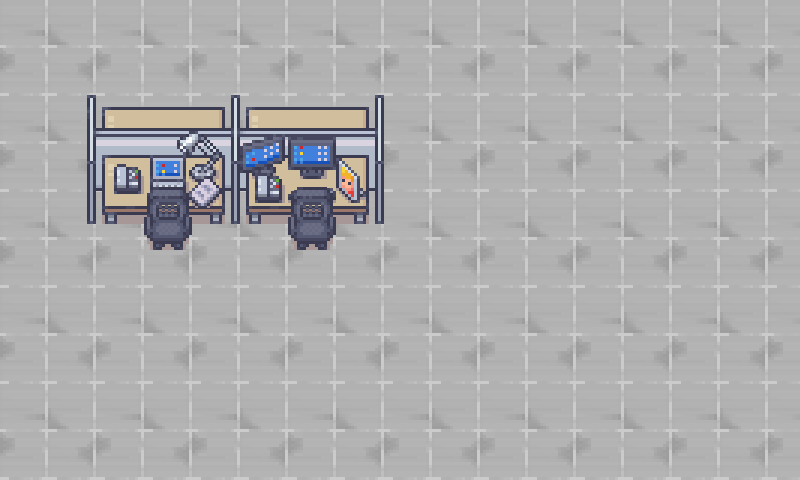

Below is a game level as drawn by its tile map, then a one-line description and the .tmx that defines it (tile-layer data replaced by summaries):
An orthogonal 50x30 tile map with 16x16 px tiles, 6 tile layers (Ground, Hidden Desks, Cubic, Desks, ...).

<map version="1.10" tiledversion="1.12.1" orientation="orthogonal" renderorder="right-down" width="50" height="30" tilewidth="16" tileheight="16" infinite="0" nextlayerid="9" nextobjectid="1">
 <tileset firstgid="1" source="office.tsx" />
 <layer id="1" name="Ground" width="50" height="30" locked="1">
  <data>[1500 cells, 1500 non-empty, 36 distinct tile ids]</data>
 </layer>
 <layer id="2" name="Hidden Desks" width="50" height="30">
  <data>[1500 cells, 90 non-empty, 45 distinct tile ids]</data>
 </layer>
 <layer id="5" name="Cubic" width="50" height="30">
  <data>[1500 cells, 171 non-empty, 171 distinct tile ids]</data>
 </layer>
 <layer id="6" name="Desks" width="50" height="30">
  <data>[1500 cells, 90 non-empty, 45 distinct tile ids]</data>
 </layer>
 <layer id="7" name="Computers" width="50" height="30">
  <data>[1500 cells, 75 non-empty, 75 distinct tile ids]</data>
 </layer>
 <layer id="8" name="Chairs" width="50" height="30">
  <data>[1500 cells, 30 non-empty, 15 distinct tile ids]</data>
 </layer>
</map>
